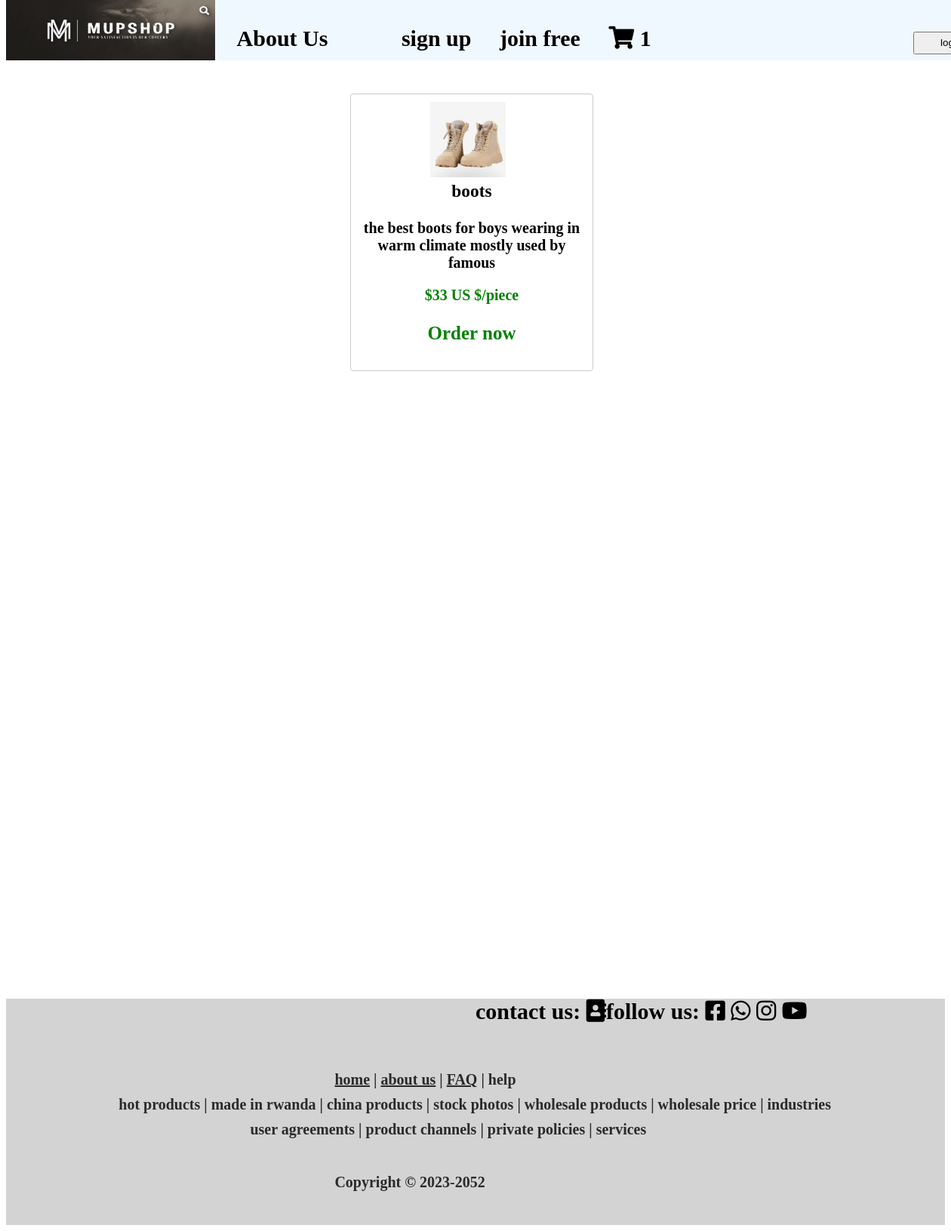
Screenshot of /shoes.php with the database file from the repository.
### tables this page shows
CREATE TABLE `products` (
  `product_id` int(11) NOT NULL,
  `product_name` varchar(255) DEFAULT NULL,
  `product_category` varchar(255) DEFAULT NULL,
  `file_name` varchar(255) DEFAULT NULL,
  `description` text DEFAULT NULL,
  `price` varchar(255) DEFAULT NULL,
  `quantity` varchar(255) DEFAULT NULL,
  `date` date DEFAULT NULL,
  `status` varchar(255) DEFAULT NULL
);

### shoes.php (the view, shortened to what this page needs)
<!DOCTYPE html>
<html>
    <head>
        <link rel="stylesheet" href="https://cdnjs.cloudflare.com/ajax/libs/font-awesome/4.7.0/css/font-awesome.min.css">
        <link rel="stylesheet" href="https://cdnjs.cloudflare.com/ajax/libs/font-awesome/5.15.4/css/all.min.css">
    </head>
    <body>
    <div class="navbar">
            <div class="logo"><img src="images/logo1.jpg" height="80px" width="55%">
            </div>
            <div class="hhh">
                    <b style="font-size: 30px;"><br>&nbsp &nbsp
                    <a style="text-decoration: none; color: black;" href="about.php">About Us</a> &nbsp &nbsp &nbsp &nbsp &nbsp &nbsp
                        <a style="text-decoration: none; color: black;" href="signup.php">sign up</a> &nbsp &nbsp
                        <a style="text-decoration: none; color: black;" href="login.php">join free</a> &nbsp &nbsp
                        <i class="fas fa-shopping-cart" id="rejected-products">
                        <?php
$servername = "localhost";
$username = "root";
$password = "";
$dbname = "online shop";
$conn = new mysqli($servername, $username, $password, $dbname);
$sql = "SELECT COUNT(*) AS approved_product_count FROM approved_orders";
$result = $conn->query($sql);
if ($result->num_rows > 0) {
    $row = $result->fetch_assoc();
    $approvedProductCount = $row["approved_product_count"];
} else {
    $approvedProductCount = 0;
}
echo $approvedProductCount;
?>
                        </i>
                        <a href="admin login.php"><button style="height: 30px; width: 100px; margin-left: 340px;">login</button></a>
            </div>
            <h1>
            <div class="card-container">
            <?php
$database_name = "online shop";
$server_name = "localhost";
$user_name = "root";
$password = "";
$conn = new mysqli($server_name, $user_name, $password, $database_name);
$stmt = $conn->prepare("SELECT file_name,  product_name, product_category, description, price FROM products WHERE product_category='shoes'");
$stmt->execute();
$stmt->bind_result($file_name, $product_name, $product_category, $product_description, $product_price);
while ($stmt->fetch()) {
    echo '
    <div class="card">
    <img src="images/' . $file_name . '" alt="Product Image">
    <div class="card-details">
        <h3>' . $product_name . '</h3>
        <p>' . $product_description . '</p>
        <p style="color: green;" class="price">$' . $product_price . '</p>
        <a style="text-decoration: none; color: green; font-size: 25px;" href="buy.php"><p>Order now</p></a>
    </div>
</div>
    ';
}
?>
</div>
</div>
<div class="footer">
                <div class="footerbar">
                    <div style="margin-left: 50%;">contact us: <i class="fas fa-address-book"></i></div>
                    <div>follow us: <i class="fab fa-facebook-square"></i> <i class="fab fa-whatsapp"></i>
                        <i class="fab fa-instagram"></i> <i class="fab fa-youtube"></i></div>
                   </div>
                   <div class="help">
                   <p> <a style="color: rgb(43, 42, 42);" href="cards.php">home</a> |
                    <a style="color: rgb(43, 42, 42);" href="about.php">about us</a> |
                    <a style="color: rgb(43, 42, 42);" href="faq.php">FAQ</a> | help</p>
                   </div>
                   <div class="factory">
                    <p>hot products | made in rwanda | china products | stock photos | wholesale products | wholesale price | industries </p>
                    </div>
                    <div class="privacy">
                        <p>user agreements | product channels | private policies | services</p>
                        </div>
                        <div class="Copyright">
                            <p> Copyright © 2023-2052</p>
                            </div>
               </div>
            </body>
            </html>

### shoes.php (style rules this page uses)
.navbar { margin-top: -10%; height: 80px; width: 100%; background-color: aliceblue; }
.hhh b { margin-top: 0%; height: 80px; width: 100%; position: fixed; background-color: aliceblue; margin-left: 22%; }
.logo { position: fixed; height: 80px; width: 40%; float: left; }
.navbar h1 { text-align: center; margin-top: 10%; }
.card { height: auto; width: 300px; background-color: red; border-radius: 12px; display:inline-block; margin-top: 10%; margin-left: 0%; margin-right: 5%; padding: 20px; font-size: 20px; }
.card { border: 1px solid #ccc; border-radius: 4px; padding: 10px; margin-bottom: 10px; background-color: white; width: 300px; display: inline-block; vertical-align: top; margin-right: 10px; }
.card img { width: 100px; height: 100px; object-fit: cover; margin-right: 10px; }
.card-details { flex: 1; }
.card h3 { margin-top: 0; }
.price { font-weight: bold; }
.footer { background-color: lightgray; height: 300px; margin-top: 100%; width: 100%; }
.footer .footerbar { display: flex; text-align: center; }
.help { color: rgb(43, 42, 42); width: 500px; height: 50px; margin-top: 5%; margin-left: 35%; font-size: 20px; }
.factory { color: rgb(43, 42, 42); width: 1100px; height: 50px; margin-left: 12%; margin-top: -3%; font-size: 20px; }
.privacy { color: rgb(43, 42, 42); font-size: 20px; width: 550px; height: 50px; margin-left: 26%; margin-top: -3%; }
.Copyright { color: rgb(43, 42, 42); width: 500px; height: 50px; margin-left: 35%; margin-top: 0%; font-size: 20px; }

### rows the page displays
products: file_name (picture), product_name "boots", description "the best boots for boys wearing in warm climate mostly used by famous", price "33 US $/piece"

### other values shown
$approvedProductCount "1"
